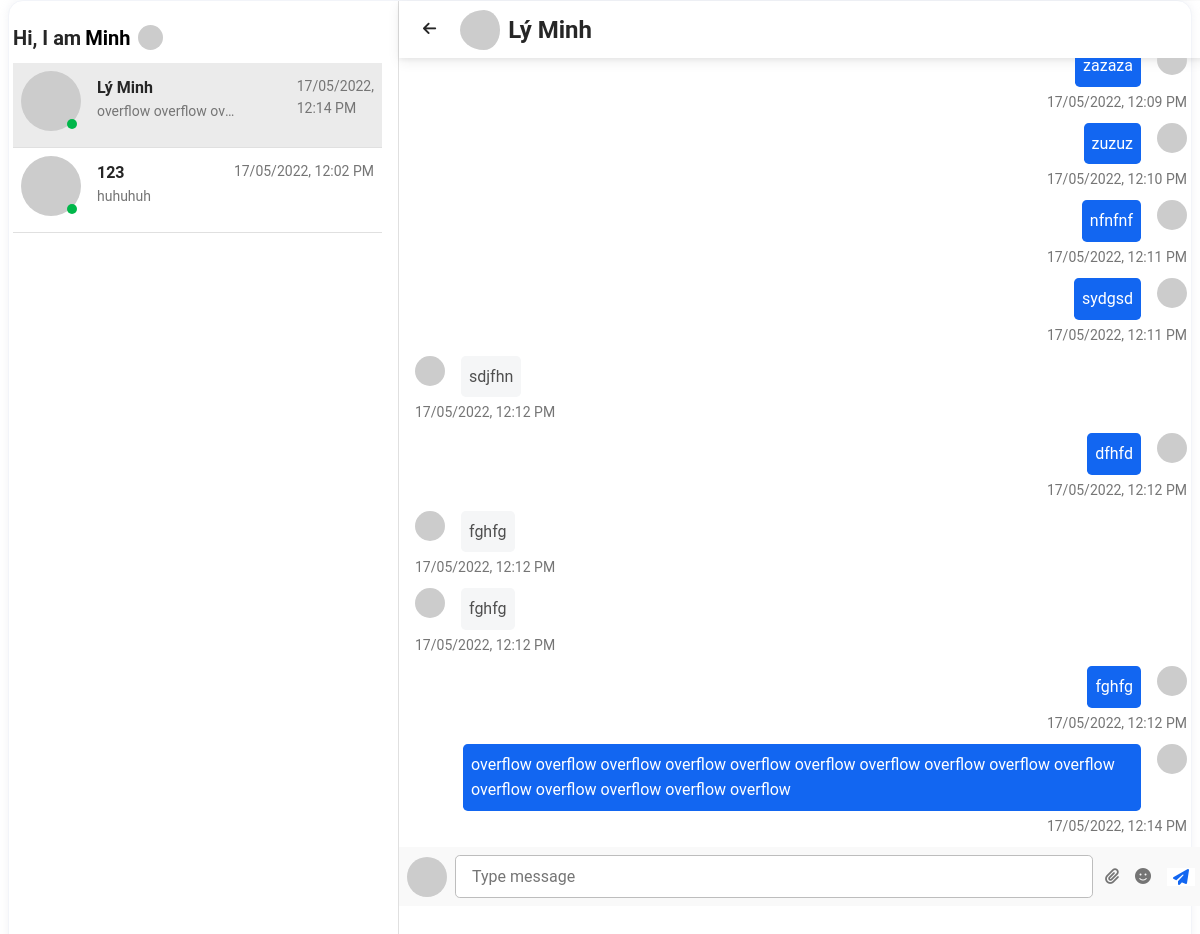
The app's page /chat?thread_id=1 (signed in) with its own data.
### models.py (models this page shows, shortened)
class User(UserMixin, db.Model):
    __tablename__ = 'users'
    id = db.Column(db.Integer, primary_key=True)
    name = db.Column(db.String, nullable=False)
    email = db.Column(db.String, unique=True, nullable=False)
    password = db.Column(db.String, nullable=False)
    posts = db.relationship("Post", back_populates='user', lazy='dynamic')
    comments = db.relationship("Comment", back_populates='user', lazy='dynamic')
    liked_posts = db.relationship('LikedPost', back_populates='user', lazy='dynamic')
    liked_comments = db.relationship('LikedComment', back_populates='user', lazy='dynamic')
    user_messages = db.relationship('Message', back_populates='user', lazy='dynamic')
    read_messages = db.relationship('MessageReadState')
    thread_participants = db.relationship('ThreadParticipant', back_populates='user', lazy='dynamic')

class Thread(db.Model):
    __tablename__ = 'threads'
    id = db.Column(db.Integer, primary_key=True)
    participants = db.relationship('ThreadParticipant', back_populates='thread')
    thread_messages = db.relationship('Message', back_populates='thread', lazy='dynamic')

class ThreadParticipant(db.Model):
    __tablename__ = 'thread_participants'
    thread_id = db.Column(db.Integer, db.ForeignKey('threads.id'), primary_key=True)
    user_id = db.Column(db.Integer, db.ForeignKey('users.id'), primary_key=True)
    thread = db.relationship('Thread', back_populates='participants')
    user = db.relationship('User', back_populates='thread_participants')

class Message(db.Model):
    __tablename__ = 'messages'
    id = db.Column(db.Integer, primary_key=True)
    thread_id = db.Column(db.Integer, db.ForeignKey('threads.id'))
    send_date = db.Column(db.DateTime, nullable=False)
    sending_user_id = db.Column(db.Integer, db.ForeignKey('users.id'))
    body = db.Column(db.String, nullable=False)
    user = db.relationship('User', back_populates='user_messages')
    read_state = db.relationship('MessageReadState')
    thread = db.relationship('Thread', back_populates='thread_messages')

### app.py (the view)
@app.route('/chat')
@login_required
def chat_page():
    thread_id = request.args.get('thread_id')
    threads = Thread.query.join(Thread.participants).filter_by(user_id=current_user.id)
    chat_thread_html = None
    thread = None
    if thread_id:
        thread = Thread.query.get(thread_id)
        user = None
        thread_has_current_user = False
        for participant in thread.participants:
            if participant.user.id != current_user.id:
                user = participant.user
            else:
                thread_has_current_user = True
        if not thread_has_current_user:
            return redirect(url_for('chat_page'))
        messages = thread.thread_messages.order_by(desc(Message.id)).paginate(page=1, per_page=10)
        chat_thread_html = render_template('chat-thread.html',
                                           thread=thread,
                                           messages=messages,
                                           user=user,
                                           reversed=reversed)
    list_thread_template = render_template('list-thread.html',
                                           threads=threads,
                                           Message=Message,
                                           desc=desc,
                                           current_thread=thread)
    return render_template('chat.html',
                           list_thread_template=list_thread_template,
                           chat_thread_html=chat_thread_html,
                           thread=thread
                           )

### app.py (called while the page is built)
@login_manager.user_loader
def load_user(user_id):
    return User.query.get(int(user_id))

### templates/chat-thread.html (shortened to what this page needs)
<div class="navbar container-fluid ps-0">
    <div class="d-flex ">
        <a href="{{ url_for('chat_page') }}"
           class="btn btn-link btn-rounded text-dark">
        </a>
        <a class="d-flex align-items-center text-dark" href="{{ url_for('get_profile', user_id=user.id) }}">
            <img
                    src="{{ user.email | gravatar }}"
                    class="rounded-circle pe-2"
                    height="40"
                    alt="Account"
                    loading="lazy"
            />
            <span class="fs-4 fw-bold">{{ user.name }}</span>
        </a>
    </div>
</div>
<div class="overflow-scroll px-3 pt-3 d-flex flex-column-reverse" id="message_holder" data-mdb-perfect-scrollbar="true"
     style="position: relative;height: 82vh;z-index: 1;">
    {% for message in messages.items %}
        {% if message.sending_user_id == current_user.id %}
            <div class="d-flex flex-row justify-content-end">
                <div>
                    <p class="p-2 ms-5 me-3 mb-1 text-white rounded-3 bg-primary">
                        {{ message.body }}
                    </p>
                    <p class="small me-3 mb-3 rounded-3 text-muted position-absolute text-nowrap" style="right: 0;">
                        {{ message.send_date.strftime('%d/%m/%Y, %I:%M %p') }}
                    </p>
                </div>
                <div>
                    <img src="{{ current_user.email | gravatar }}"
                         class="rounded-circle"
                         alt="avatar 1" style="width: 30px; height: auto;">
                </div>
            </div>
        {% else %}
            <div class="d-flex flex-row justify-content-start">
                <div>
                    <img src="{{ message.user.email | gravatar }}"
                         class="rounded-circle"
                         alt="avatar 1" style="width: 30px; height: auto;">
                </div>
                <div>
                    <p class="p-2 ms-3 me-5 mb-1 rounded-3"
                       style="background-color: #f5f6f7;">
                        {{ message.body }}
                    </p>
                    <p class="small ms-3 mb-3 rounded-3 text-muted float-start position-absolute" style="left: 0;">
                        {{ message.send_date.strftime('%d/%m/%Y, %I:%M %p') }}
                    </p>
                </div>
            </div>
        {% endif %}
    {% endfor %}
</div>
<div>
    <div class="text-muted d-flex justify-content-start align-items-center px-2 bg-light">
        <img src="{{ current_user.email | gravatar }}" class="rounded-circle"
             alt="avatar 3" style="width: 40px; height: 100%;">
        <input type="text" class="form-control form-control-lg rounded-3 m-2"
               id="message"
               placeholder="Type message">
        <a class="ms-1 text-muted"><i class="fas fa-paperclip"></i></a>
        <a class="ms-3 text-muted"><i class="fas fa-smile"></i></a>
        <button id="button-send-message" type="submit" class="ms-3 text-primary border-0 bg-white fas fa-paper-plane"
                data-id="{{ thread.id }}">
        </button>
    </div>
</div>

### templates/list-thread.html (shortened to what this page needs)
<div class="p-3 vh-100">
    <div class="d-flex">
        <a class="navbar-brand text-dark me-2 mb-1 d-flex align-items-center fw-bold"
           href="{{ url_for('home') }}">
            Hi, I am
            {% if current_user.is_authenticated %}
                <span class="d-none d-sm-block ms-1 text-black">{{ current_user.name }}</span>
            {% else %}
                <span class="d-none d-sm-block ms-1 text-black">...</span>
            {% endif %}
        </a>
        {% if current_user.is_authenticated %}
            <div class="dropdown me-2 mb-1 d-flex align-items-center">
                <a
                        class="dropdown-toggle d-flex align-items-center hidden-arrow"
                        href="#"
                        id="navbarDropdownMenuAvatar"
                        role="button"
                        data-mdb-toggle="dropdown"
                        aria-expanded="false"
                >
                    <img
                            src="{{ current_user.email | gravatar }}"
                            class="rounded-circle"
                            height="25"
                            alt="Account"
                            loading="lazy"
                    />
                </a>
            </div>
        {% endif %}
    </div>
    <div class="overflow-scroll" data-mdb-perfect-scrollbar="true"
         style="position: relative; height: auto">
        <ul class="list-unstyled mb-0">
            {% for thread in threads %}
                <li class="p-2
                {% if current_thread and current_thread.id == thread.id %}
                    selected
                {% endif %}
                 border-bottom" data-id="{{ thread.id }}">
                    <a href="{{ url_for('chat_page', thread_id=thread.id) }}"
                       data-id="{{ thread.id }}"
                       class="d-flex justify-content-between">
                        <div class="d-flex flex-row overflow-hidden">
                            <div>
                                <img
                                        {% for participant in thread.participants %}
                                            {% if participant.user.id != current_user.id %}
                                                src="{{ participant.user.email | gravatar }}"
                                            {% endif %}
                                        {% endfor %}
                                                alt="avatar"
                                                class="d-flex align-self-center me-3 rounded-circle"
                                                width="60">
                                <span class="badge bg-success badge-dot"></span>
                            </div>
                            <div class="pt-1 w-50 me-3">
                                {% for participant in thread.participants %}
                                    {% if participant.user.id != current_user.id %}
                                        <p class="fw-bold mb-0 text-dark">{{ participant.user.name }}</p>
                                    {% endif %}
                                {% endfor %}
                                {% set message = thread.thread_messages.order_by(desc(Message.id)).first() %}
                                <p class="small text-muted hideOverflow">
                                    {% if message %}
                                        {{ message.body }}
                                    {% else %}
                                        Chat now
                                    {% endif %}
                                </p>
                            </div>
                        </div>
                        <div class="pt-1">
                            {% if message %}
                                <p class="small text-muted mb-1">{{ message.send_date.strftime('%d/%m/%Y, %I:%M %p') }}</p>
                            {% endif %}
                        </div>
                    </a>
                </li>
            {% endfor %}
        </ul>
    </div>
</div>

### static/css/home.css (style rules this page uses)
body { background-color: #f9fafb; }
.rounded-circle { border-radius: 50% !important; }
img { vertical-align: middle; border-style: none; }
.selected { background-color: #ebebeb; }
.badge-dot { border-radius: 50%; height: 10px; width: 10px; margin-left: 2.9rem; margin-top: -.75rem; }
.hideOverflow { overflow:hidden; white-space:nowrap; text-overflow:ellipsis; width:100%; display:block; }

### templates/chat.html (style rules this page uses)
body { background-color: white; margin: 0; height: 100%; overflow: hidden; }

### records on screen
User: name "Minh"
ThreadParticipant: user.name "Lý Minh"
Message: body "overflow overflow ov…", send_date "17/05/2022, 12:14 PM", body "overflow overflow overflow overflow overflow overflow overflow overflow overflow overflow overflow overflow overflow overflow overflow"
ThreadParticipant: user.name "123"
Message: body "huhuhuh", send_date "17/05/2022, 12:02 PM"
User: name "Lý Minh"
Message: body "fghfg", send_date "17/05/2022, 12:12 PM"
Message: body "fghfg", send_date "17/05/2022, 12:12 PM"
Message: body "fghfg", send_date "17/05/2022, 12:12 PM"
Message: body "dfhfd", send_date "17/05/2022, 12:12 PM"
Message: body "sdjfhn", send_date "17/05/2022, 12:12 PM"
Message: body "sydgsd", send_date "17/05/2022, 12:11 PM"
Message: body "nfnfnf", send_date "17/05/2022, 12:11 PM"
Message: body "zuzuz", send_date "17/05/2022, 12:10 PM"
Message: body "zazaza", send_date "17/05/2022, 12:09 PM"
